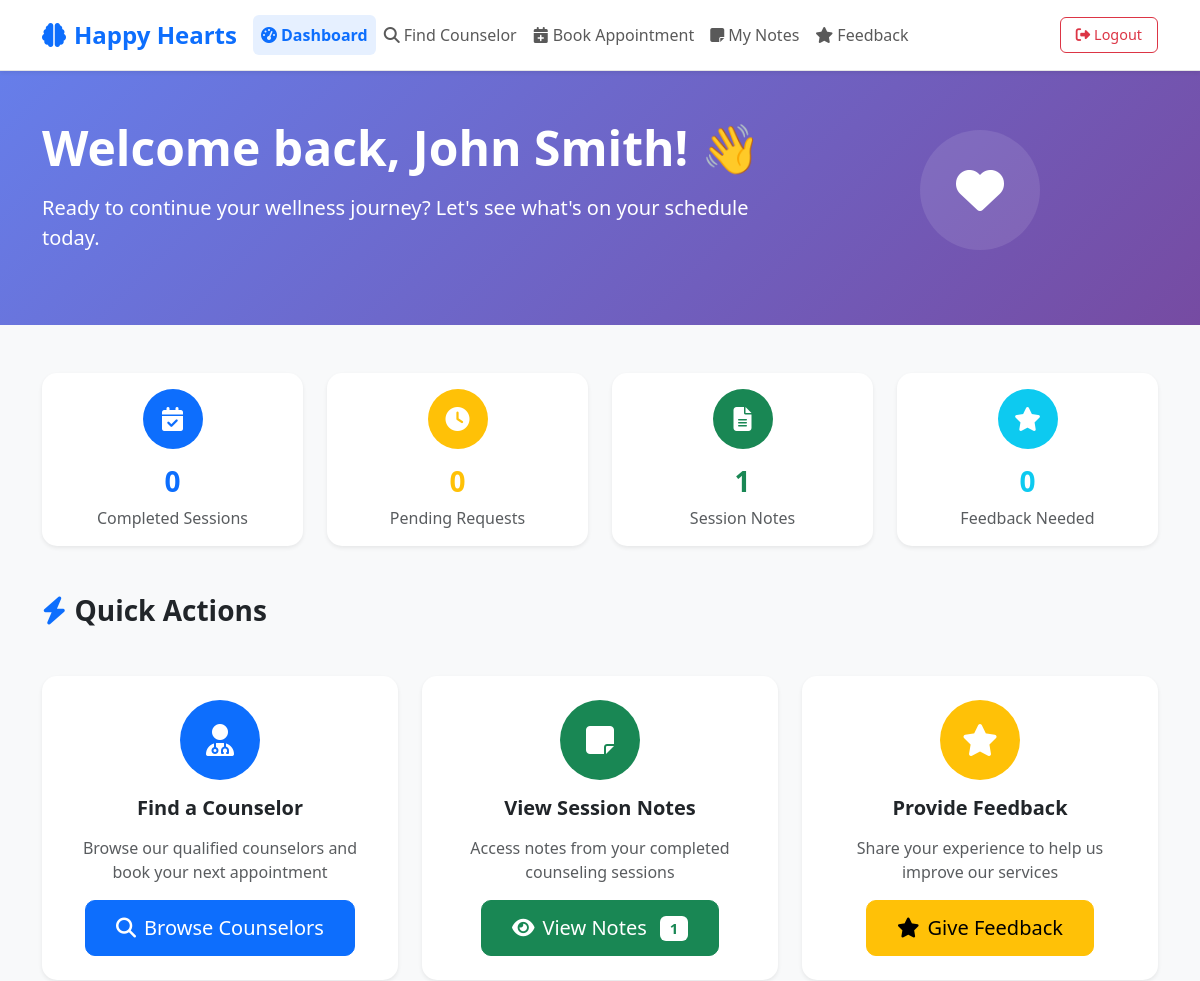
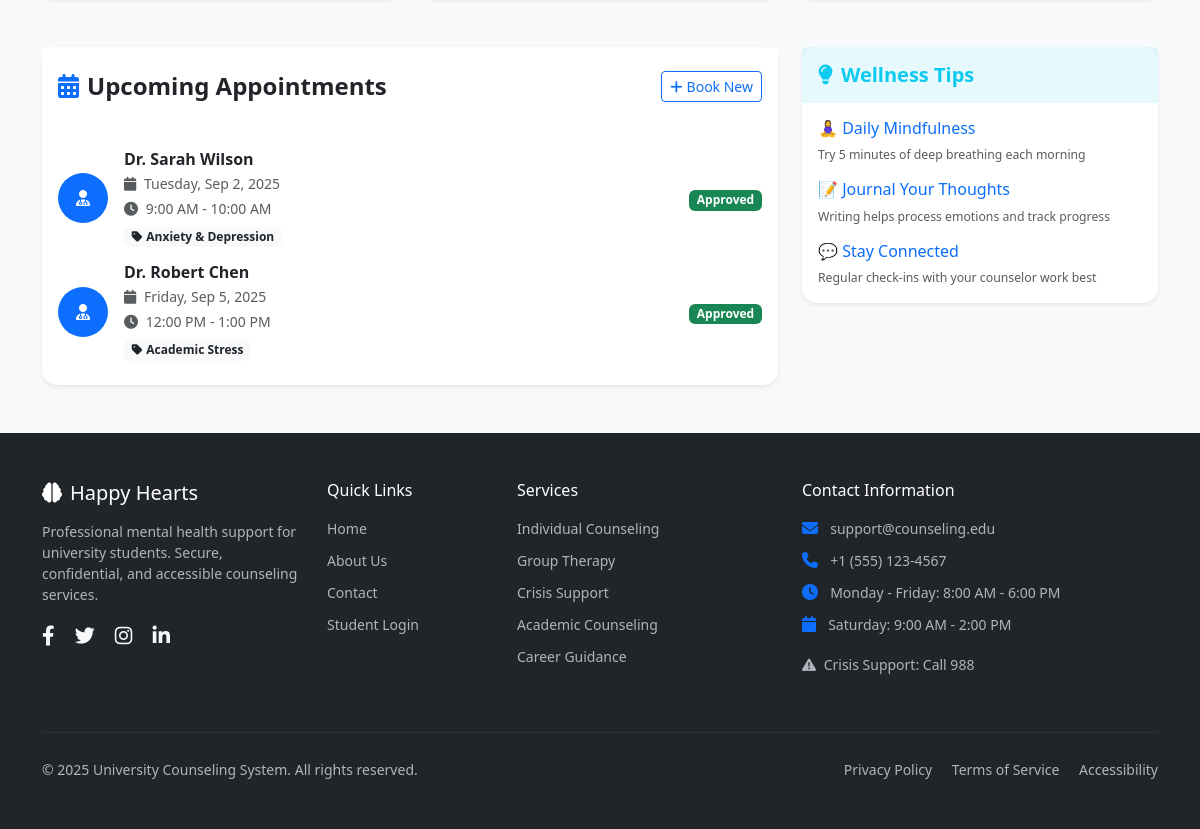
The page /student/dashboard.php (signed in) on the database its author committed (2 pictures, top to bottom).
### tables this page shows
CREATE TABLE `appointments` (
  `id` bigint NOT NULL AUTO_INCREMENT,
  `student_id` bigint NOT NULL,
  `counselor_id` bigint NOT NULL,
  `start_time` datetime NOT NULL,
  `end_time` datetime NOT NULL,
  `status` enum('PENDING','APPROVED','DECLINED','CANCELLED','COMPLETED') DEFAULT 'PENDING',
  `message` text,
  `created_at` timestamp NULL DEFAULT CURRENT_TIMESTAMP,
  `updated_at` timestamp NULL DEFAULT NULL,
  PRIMARY KEY (`id`),
  KEY `counselor_id` (`counselor_id`,`start_time`),
  KEY `student_id` (`student_id`,`start_time`),
  CONSTRAINT `appointments_ibfk_1` FOREIGN KEY (`student_id`) REFERENCES `users` (`id`),
  CONSTRAINT `appointments_ibfk_2` FOREIGN KEY (`counselor_id`) REFERENCES `users` (`id`)
);

CREATE TABLE `users` (
  `id` bigint NOT NULL AUTO_INCREMENT,
  `role` enum('STUDENT','COUNSELOR','ADMIN') NOT NULL,
  `name` varchar(150) NOT NULL,
  `email` varchar(150) NOT NULL,
  `password_hash` varchar(255) NOT NULL,
  `phone` varchar(20) DEFAULT NULL,
  `created_at` timestamp NULL DEFAULT CURRENT_TIMESTAMP,
  PRIMARY KEY (`id`),
  UNIQUE KEY `email` (`email`)
);

CREATE TABLE `counselor_profiles` (
  `user_id` bigint NOT NULL,
  `specialty` varchar(150) DEFAULT NULL,
  `meeting_mode` enum('IN_PERSON','VIDEO','PHONE') DEFAULT NULL,
  `bio` text,
  `location` varchar(150) DEFAULT NULL,
  PRIMARY KEY (`user_id`),
  CONSTRAINT `counselor_profiles_ibfk_1` FOREIGN KEY (`user_id`) REFERENCES `users` (`id`) ON DELETE CASCADE
);

### student/dashboard.php (the view, shortened to what this page needs)
<?php
require_once '../config/db.php';
$stmt = $pdo->prepare("
    SELECT a.*, u.name as counselor_name, cp.specialty, cp.meeting_mode, cp.location
    FROM appointments a
    JOIN users u ON a.counselor_id = u.id
    LEFT JOIN counselor_profiles cp ON u.id = cp.user_id
    WHERE a.student_id = ? AND a.status IN ('PENDING', 'APPROVED')
    AND a.start_time >= NOW()
    ORDER BY a.start_time ASC
    LIMIT 3
");
$stmt->execute([$_SESSION['user_id']]);
$upcoming_appointments = $stmt->fetchAll();
$stmt = $pdo->prepare("SELECT COUNT(*) FROM appointments WHERE student_id = ? AND status = 'COMPLETED'");
$stmt->execute([$_SESSION['user_id']]);
$completed_sessions = $stmt->fetchColumn();
$stmt = $pdo->prepare("SELECT COUNT(*) FROM appointments WHERE student_id = ? AND status = 'PENDING'");
$stmt->execute([$_SESSION['user_id']]);
$pending_appointments = $stmt->fetchColumn();
$stmt = $pdo->prepare("
    SELECT COUNT(*)
    FROM notes n
    JOIN sessions s ON n.session_id = s.id
    JOIN appointments a ON s.appointment_id = a.id
    WHERE a.student_id = ? AND n.visibility = 'PUBLISHED'
");
$stmt->execute([$_SESSION['user_id']]);
$available_notes = $stmt->fetchColumn();
$stmt = $pdo->prepare("
    SELECT s.*, a.start_time, a.end_time, u.name as counselor_name, cp.specialty
    FROM sessions s
    JOIN appointments a ON s.appointment_id = a.id
    JOIN users u ON a.counselor_id = u.id
    LEFT JOIN counselor_profiles cp ON u.id = cp.user_id
    WHERE a.student_id = ? AND a.status = 'COMPLETED'
    AND NOT EXISTS (
        SELECT 1 FROM feedback f
        WHERE f.student_id = a.student_id AND f.session_id = s.id
    )
    ORDER BY a.end_time DESC
    LIMIT 2
");
$stmt->execute([$_SESSION['user_id']]);
$feedback_needed = $stmt->fetchAll();
?>
<!DOCTYPE html>
<html lang="en">
<head>
    <link href="https://cdn.jsdelivr.net/npm/bootstrap@5.3.0/dist/css/bootstrap.min.css" rel="stylesheet">
    <link href="https://cdnjs.cloudflare.com/ajax/libs/font-awesome/6.4.0/css/all.min.css" rel="stylesheet">
    <link href="../assets/css/app.css" rel="stylesheet">
</head>
<body class="bg-light">
    <?php include 'includes/header.php'; ?>
    <div class="bg-gradient-primary text-white py-5">
        <div class="container">
            <div class="row align-items-center">
                <div class="col-lg-8">
                    <h1 class="display-5 fw-bold mb-3">
                        Welcome back, <?= htmlspecialchars($_SESSION['user_name'] ?? 'Student') ?>! 👋
                    </h1>
                    <p class="lead mb-4">Ready to continue your wellness journey? Let's see what's on your schedule today.</p>
                </div>
                <div class="col-lg-4 text-center">
                    <div class="bg-white bg-opacity-10 rounded-circle d-inline-flex align-items-center justify-content-center mb-3" style="width: 120px; height: 120px;">
                        <i class="fas fa-heart text-white" style="font-size: 3rem;"></i>
                    </div>
                </div>
            </div>
        </div>
    </div>
    <div class="container py-5">
        <div class="row g-4 mb-5">
            <div class="col-md-3">
                <div class="card border-0 shadow-sm h-100 text-center hover-lift">
                    <div class="card-body">
                        <div class="bg-primary text-white rounded-circle d-inline-flex align-items-center justify-content-center mb-3" style="width: 60px; height: 60px;">
                            <i class="fas fa-calendar-check fs-4"></i>
                        </div>
                        <h3 class="fw-bold text-primary"><?= $completed_sessions ?></h3>
                        <p class="text-muted mb-0">Completed Sessions</p>
                    </div>
                </div>
            </div>
            <div class="col-md-3">
                <div class="card border-0 shadow-sm h-100 text-center hover-lift">
                    <div class="card-body">
                        <div class="bg-warning text-white rounded-circle d-inline-flex align-items-center justify-content-center mb-3" style="width: 60px; height: 60px;">
                            <i class="fas fa-clock fs-4"></i>
                        </div>
                        <h3 class="fw-bold text-warning"><?= $pending_appointments ?></h3>
                        <p class="text-muted mb-0">Pending Requests</p>
                    </div>
                </div>
            </div>
            <div class="col-md-3">
                <div class="card border-0 shadow-sm h-100 text-center hover-lift">
                    <div class="card-body">
                        <div class="bg-success text-white rounded-circle d-inline-flex align-items-center justify-content-center mb-3" style="width: 60px; height: 60px;">
                            <i class="fas fa-file-alt fs-4"></i>
                        </div>
                        <h3 class="fw-bold text-success"><?= $available_notes ?></h3>
                        <p class="text-muted mb-0">Session Notes</p>
                    </div>
                </div>
            </div>
            <div class="col-md-3">
                <div class="card border-0 shadow-sm h-100 text-center hover-lift">
                    <div class="card-body">
                        <div class="bg-info text-white rounded-circle d-inline-flex align-items-center justify-content-center mb-3" style="width: 60px; height: 60px;">
                            <i class="fas fa-star fs-4"></i>
                        </div>
                        <h3 class="fw-bold text-info"><?= count($feedback_needed) ?></h3>
                        <p class="text-muted mb-0">Feedback Needed</p>
                    </div>
                </div>
            </div>
        </div>
        <div class="row g-4 mb-5">
            <div class="col-12">
                <h3 class="fw-bold mb-4">
                    <i class="fas fa-bolt text-primary me-2"></i>Quick Actions
                </h3>
            </div>
            <div class="col-lg-4">
                <div class="card border-0 shadow-sm h-100 hover-lift">
                    <div class="card-body text-center p-4">
                        <div class="bg-primary text-white rounded-circle d-inline-flex align-items-center justify-content-center mb-3" style="width: 80px; height: 80px;">
                            <i class="fas fa-user-md" style="font-size: 2rem;"></i>
                        </div>
                        <h5 class="fw-bold mb-3">Find a Counselor</h5>
                        <p class="text-muted mb-3">Browse our qualified counselors and book your next appointment</p>
                        <a href="find_counselor.php" class="btn btn-primary btn-lg">
                            <i class="fas fa-search me-2"></i>Browse Counselors
                        </a>
                    </div>
                </div>
            </div>
            <div class="col-lg-4">
                <div class="card border-0 shadow-sm h-100 hover-lift">
                    <div class="card-body text-center p-4">
                        <div class="bg-success text-white rounded-circle d-inline-flex align-items-center justify-content-center mb-3" style="width: 80px; height: 80px;">
                            <i class="fas fa-sticky-note" style="font-size: 2rem;"></i>
                        </div>
                        <h5 class="fw-bold mb-3">View Session Notes</h5>
                        <p class="text-muted mb-3">Access notes from your completed counseling sessions</p>
                        <a href="my_notes.php" class="btn btn-success btn-lg">
                            <i class="fas fa-eye me-2"></i>View Notes
                            <?php if ($available_notes > 0): ?>
                                <span class="badge bg-white text-success ms-2"><?= $available_notes ?></span>
                            <?php endif; ?>
                        </a>
                    </div>
                </div>
            </div>
            <div class="col-lg-4">
                <div class="card border-0 shadow-sm h-100 hover-lift">
                    <div class="card-body text-center p-4">
                        <div class="bg-warning text-white rounded-circle d-inline-flex align-items-center justify-content-center mb-3" style="width: 80px; height: 80px;">
                            <i class="fas fa-star" style="font-size: 2rem;"></i>
                        </div>
                        <h5 class="fw-bold mb-3">Provide Feedback</h5>
                        <p class="text-muted mb-3">Share your experience to help us improve our services</p>
                        <a href="feedback.php" class="btn btn-warning btn-lg">
                            <i class="fas fa-star me-2"></i>Give Feedback
                        </a>
                    </div>
                </div>
            </div>
        </div>
        <div class="row g-4">
            <div class="col-lg-8">
                <div class="card border-0 shadow-sm">
                    <div class="card-header bg-white border-0 py-4">
                        <div class="d-flex justify-content-between align-items-center">
                            <h4 class="fw-bold mb-0">
                                <i class="fas fa-calendar-alt text-primary me-2"></i>Upcoming Appointments
                            </h4>
                            <a href="find_counselor.php" class="btn btn-outline-primary btn-sm">
                                <i class="fas fa-plus me-1"></i>Book New
                            </a>
                        </div>
                    </div>
                    <div class="card-body">
                        <?php if (empty($upcoming_appointments)): ?>
                            <div class="text-center py-4">
                                <i class="fas fa-calendar-times text-muted fs-1 mb-3"></i>
                                <h5 class="text-muted">No upcoming appointments</h5>
                                <p class="text-muted mb-3">Schedule your next session to continue your wellness journey</p>
                                <a href="find_counselor.php" class="btn btn-primary">
                                    <i class="fas fa-calendar-plus me-2"></i>Book Appointment
                                </a>
                            </div>
                        <?php else: ?>
                            <div class="list-group list-group-flush">
                                <?php foreach ($upcoming_appointments as $appointment): ?>
                                    <div class="list-group-item border-0 px-0">
                                        <div class="d-flex align-items-center">
                                            <div class="me-3">
                                                <div class="bg-primary text-white rounded-circle d-flex align-items-center justify-content-center" style="width: 50px; height: 50px;">
                                                    <i class="fas fa-user-md"></i>
                                                </div>
                                            </div>
                                            <div class="flex-grow-1">
                                                <h6 class="mb-1 fw-bold"><?= htmlspecialchars($appointment['counselor_name']) ?></h6>
                                                <p class="mb-1 text-muted small">
                                                    <i class="fas fa-calendar me-1"></i>
                                                    <?= date('l, M j, Y', strtotime($appointment['start_time'])) ?>
                                                </p>
                                                <p class="mb-1 text-muted small">
                                                    <i class="fas fa-clock me-1"></i>
                                                    <?= date('g:i A', strtotime($appointment['start_time'])) ?> -
                                                    <?= date('g:i A', strtotime($appointment['end_time'])) ?>
                                                </p>
                                                <?php if ($appointment['specialty']): ?>
                                                    <span class="badge bg-light text-dark">
                                                        <i class="fas fa-tag me-1"></i><?= htmlspecialchars($appointment['specialty']) ?>
                                                    </span>
                                                <?php endif; ?>
                                            </div>
                                            <div class="text-end">
                                                <span class="badge <?= $appointment['status'] === 'APPROVED' ? 'bg-success' : 'bg-warning' ?>">
                                                    <?= ucfirst(strtolower($appointment['status'])) ?>
                                                </span>
                                            </div>
                                        </div>
                                    </div>
                                <?php endforeach; ?>
                            </div>
                        <?php endif; ?>
                    </div>
                </div>
            </div>
            <div class="col-lg-4">
                <div class="card border-0 shadow-sm">
                    <div class="card-header bg-info bg-opacity-10 border-0 py-3">
                        <h5 class="fw-bold mb-0 text-info">
                            <i class="fas fa-lightbulb me-2"></i>Wellness Tips
                        </h5>
                    </div>
                    <div class="card-body">
                        <div class="small">
                            <div class="mb-3">
                                <h6 class="text-primary">🧘‍♀️ Daily Mindfulness</h6>
                                <p class="text-muted small mb-0">Try 5 minutes of deep breathing each morning</p>
                            </div>
                            <div class="mb-3">
                                <h6 class="text-primary">📝 Journal Your Thoughts</h6>
                                <p class="text-muted small mb-0">Writing helps process emotions and track progress</p>
                            </div>
                            <div>
                                <h6 class="text-primary">💬 Stay Connected</h6>
                                <p class="text-muted small mb-0">Regular check-ins with your counselor work best</p>
                            </div>
                        </div>
                    </div>
                </div>
            </div>
        </div>
    </div>
    <?php include '../includes/footer.php'; ?>
</body>
</html>

### student/dashboard.php (style rules this page uses)
.bg-gradient-primary { background: linear-gradient(135deg, #667eea 0%, #764ba2 100%); }
.hover-lift { transition: transform 0.2s ease-in-out; }
.card { border-radius: 15px; }
.btn-lg { border-radius: 10px; padding: 12px 30px; }
.list-group-item:last-child { border-bottom: none !important; }
.badge { font-size: 0.75em; }

### rows shown on the page
appointments: counselor.name "Dr. Sarah Wilson", start_time "Tuesday, Sep 2, 2025", start_time "9:00 AM", end_time "10:00 AM", counselor_profiles.specialty "Anxiety & Depression", status "Approved"
appointments: counselor.name "Dr. Robert Chen", start_time "Friday, Sep 5, 2025", start_time "12:00 PM", end_time "1:00 PM", counselor_profiles.specialty "Academic Stress", status "Approved"

### other values the page prints
$_SESSION['user_name'] "John Smith"
$completed_sessions "0"
$pending_appointments "0"
$available_notes "1"
count($feedback_needed) "0"
